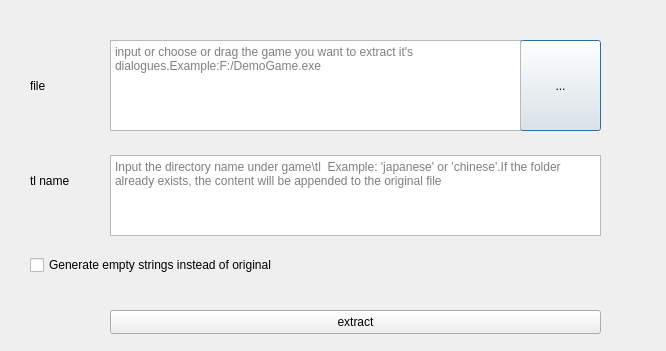
<?xml version="1.0" encoding="UTF-8"?>
<ui version="4.0">
 <class>ExtractionRuntimeDialog</class>
 <widget class="QDialog" name="ExtractionRuntimeDialog">
  <property name="geometry">
   <rect>
    <x>0</x>
    <y>0</y>
    <width>666</width>
    <height>351</height>
   </rect>
  </property>
  <property name="windowTitle">
   <string>Runtime Extraction</string>
  </property>
  <widget class="QLabel" name="label_8">
   <property name="geometry">
    <rect>
     <x>30</x>
     <y>165</y>
     <width>71</width>
     <height>31</height>
    </rect>
   </property>
   <property name="text">
    <string>tl name</string>
   </property>
   <property name="wordWrap">
    <bool>true</bool>
   </property>
  </widget>
  <widget class="QTextEdit" name="tlNameText">
   <property name="geometry">
    <rect>
     <x>110</x>
     <y>155</y>
     <width>491</width>
     <height>81</height>
    </rect>
   </property>
   <property name="placeholderText">
    <string>Input the directory name under game\tl  Example: 'japanese' or 'chinese'.If the folder already exists, the content will be appended to the original file</string>
   </property>
  </widget>
  <widget class="QCheckBox" name="emptyCheckBox">
   <property name="geometry">
    <rect>
     <x>30</x>
     <y>255</y>
     <width>501</width>
     <height>20</height>
    </rect>
   </property>
   <property name="text">
    <string>Generate empty strings instead of original</string>
   </property>
  </widget>
  <widget class="QLabel" name="label">
   <property name="geometry">
    <rect>
     <x>30</x>
     <y>55</y>
     <width>71</width>
     <height>61</height>
    </rect>
   </property>
   <property name="text">
    <string>file</string>
   </property>
   <property name="wordWrap">
    <bool>true</bool>
   </property>
  </widget>
  <widget class="QPushButton" name="selectFileBtn">
   <property name="geometry">
    <rect>
     <x>520</x>
     <y>40</y>
     <width>81</width>
     <height>91</height>
    </rect>
   </property>
   <property name="text">
    <string>...</string>
   </property>
  </widget>
  <widget class="QTextEdit" name="selectFileText">
   <property name="geometry">
    <rect>
     <x>110</x>
     <y>40</y>
     <width>411</width>
     <height>91</height>
    </rect>
   </property>
   <property name="toolTip">
    <string/>
   </property>
   <property name="placeholderText">
    <string>input or choose or drag the game you want to extract it's dialogues.Example:F:/DemoGame.exe</string>
   </property>
  </widget>
  <widget class="QPushButton" name="extractBtn">
   <property name="geometry">
    <rect>
     <x>110</x>
     <y>310</y>
     <width>491</width>
     <height>24</height>
    </rect>
   </property>
   <property name="text">
    <string>extract</string>
   </property>
  </widget>
 </widget>
 <resources/>
 <connections/>
</ui>
